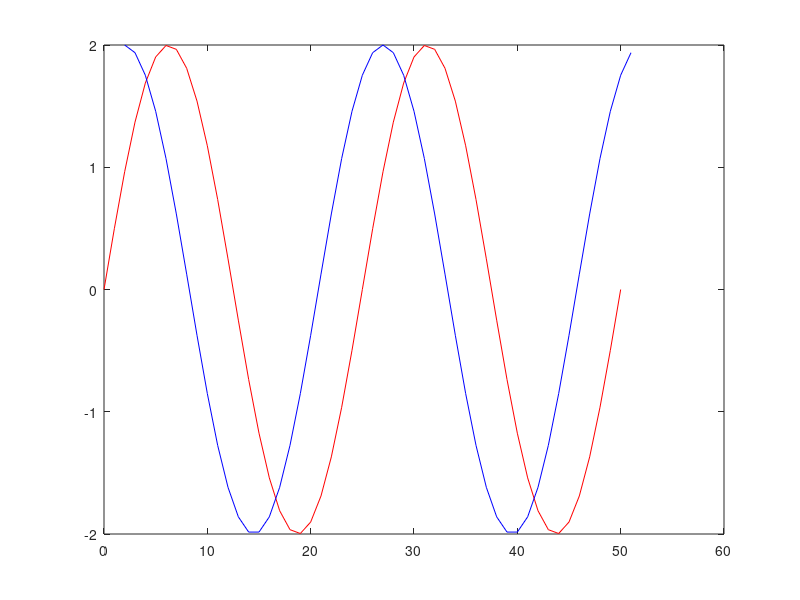

MATLAB code to generate this figure:
n1 = 0:50; #vektor n1 dari nilai 0 sampai nilai 50
n2 = 2:51; #vektor n2 dari nilai 2 sampai nilai 51
f1 = 1/25;
f2 = 1/25;

y1 = 2*sin(2*pi*f1*n1);
y2 = 2*cos(2*pi*f2*(n2-2));

plot(n1, y1, 'r', 'DisplayName', '2*sin(2*pi*f1*n1)');
hold on;
plot(n2, y2, 'b', 'DisplayName', '2*cos(2*pi*f2*(n2-2)');
